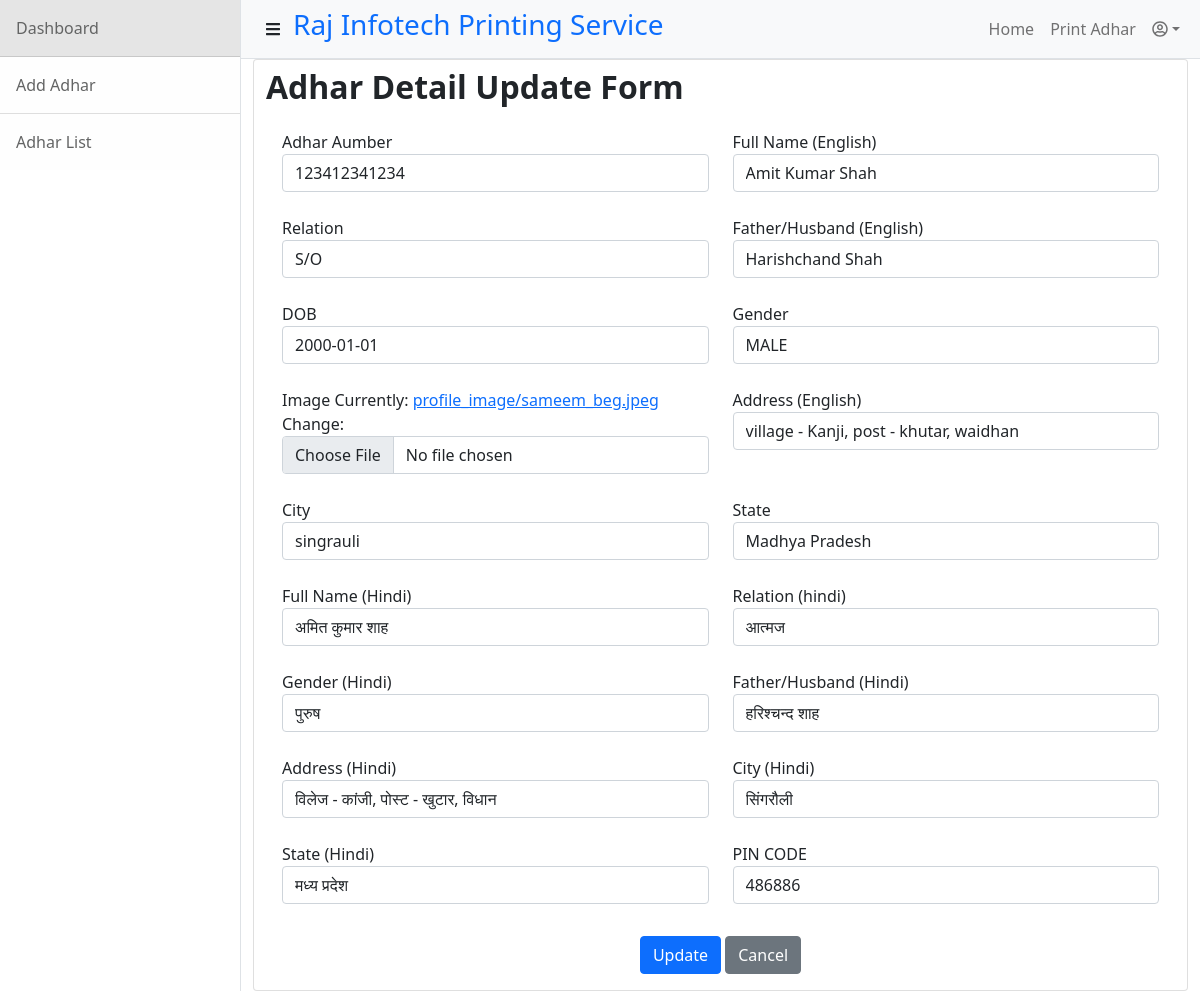
The page /update_adhar/13/ on the database its author committed.
### printAdhar/models.py (models this page shows, shortened)
class AdharCardDetail(models.Model):
    MALE = 'MALE'
    FEMALE = 'FEMALE'
    GENDER_CHOICE ={
            (MALE, 'MALE'),
            (FEMALE , 'FEMALE'),
        }
    MP = "Madhya Pradesh"
    CG = "Chhattisgarh"
    STATE_CHOICE={
        (MP, "Madhya Pradesh"),
        (CG, "Chhattisgarh"),
    }
    SON_OF = "S/O"
    DAUGHTER_OF = "D/O"
    WIFE_OF = "W/O"
    RELATION_CHOICE = {
        (SON_OF, "S/O"),
        (DAUGHTER_OF, "D/O"),
        (WIFE_OF, "W/O"),
    }
    uid = models.BigIntegerField(verbose_name="Adhar Aumber")
    full_name = models.CharField(max_length=100, verbose_name='Full Name (English)')
    relation = models.CharField(max_length=4, choices=RELATION_CHOICE, default=SON_OF, verbose_name="Relation")
    relation_name = models.CharField(max_length=100, verbose_name='Father/Husband (English)')
    date_of_birth = models.DateField(null=True, verbose_name='DOB')
    gender = models.CharField(choices=GENDER_CHOICE, max_length=8, default=MALE, verbose_name='Gender')
    image = models.ImageField(upload_to = "profile_image", verbose_name="Image")
    address = models.CharField(max_length=150, verbose_name='Address (English)', )
    city = models.CharField(max_length=20, verbose_name="City")
    state = models.CharField(choices=STATE_CHOICE, max_length=20, verbose_name="State", default=MP)
    full_name_hi = models.CharField(max_length=100, verbose_name='Full Name (Hindi)')
    relation_hi = models.CharField(max_length=20, verbose_name="Relation (hindi)")
    gender_hi = models.CharField(max_length=20, verbose_name='Gender (Hindi)')
    relation_name_hi = models.CharField(max_length=100, verbose_name='Father/Husband (Hindi)')
    address_hi = models.CharField(max_length=150, verbose_name='Address (Hindi)', )
    city_hi = models.CharField(max_length=20, verbose_name="City (Hindi)")
    state_hi = models.CharField(max_length=50, verbose_name="State (Hindi)")
    pin_code = models.CharField(max_length=6, default="482000", verbose_name= "PIN CODE")
    created_at = models.DateTimeField(auto_now_add=True)

### printAdhar/views.py (the view)
# urls.py: re_path(r'^update_adhar/(?P<id>\d+)/$', views.update_adhar, name="update_adhar"),
def update_adhar(request, id):
    instance = get_object_or_404(AdharCardDetail, id=id)
    form = AdharDetailForm(request.POST or None, request.FILES or None, instance=instance)
    if request.method == "POST":
        if form.is_valid():
            form.save()
            return redirect("adhar_list")
        else:
            return render(request, "uid/adhar_updtae_form.html", {"form": form})
    return render(request, "uid/adhar_updtae_form.html", {"form": form})

### printAdhar/forms.py
class AdharDetailForm(forms.ModelForm):
    class Meta:
        model = AdharCardDetail
        fields = '__all__'

### printAdhar/templates/uid/adhar_updtae_form.html (shortened to what this page needs)
{% extends "layout.html" %}
{% load widget_tweaks %}
{% block content %}
<div class="container card" style="">
    <h1 class="fs-2 fw-bolder mt-2">Adhar Detail Update Form</h1>
    <div class="card-body">
        <form method="POST" enctype="multipart/form-data">
            <div class="row">
                {% for field in form %}
                <div class="col-6">
                    <div class="form-group mb-4">
                        <label for="{{ field.id_for_label }}">{{ field.label }}</label>
                        {% render_field field class="form-control" %}
                    </div>
                </div>
                {% endfor %}
            </div>
            <div align="center">
                <button class="btn btn-primary mt-2" type="submit">Update</button>
                <a href="{% url 'adhar_list' %}"><button class="btn btn-secondary mt-2" type="button">Cancel</button></a>
            </div>
        </form>
    </div>
</div>
{% endblock content %}

### rows shown on the page
AdharCardDetail: uid "123412341234" "Amit Kumar Shah" "S/O" "Harishchand Shah" "2000-01-01" "MALE" "village - Kanji, post - khutar, waidhan" "singrauli" "Madhya Pradesh" "अमित कुमार शाह" "आत्मज" "पुरुष" "हरिश्चन्द शाह" "विलेज - कांजी, पोस्ट - खुटार, विधान" "सिंगरौली" "मध्य प्रदेश" "486886"

### other values the page prints
{{ field.label }} "Adhar Aumber" "Full Name (English)" "Relation" "Father/Husband (English)" "DOB" "Gender" "Image" "Address (English)" "City" "State" "Full Name (Hindi)" "Relation (hindi)" "Gender (Hindi)" "Father/Husband (Hindi)" "Address (Hindi)" "City (Hindi)" "State (Hindi)" "PIN CODE"
